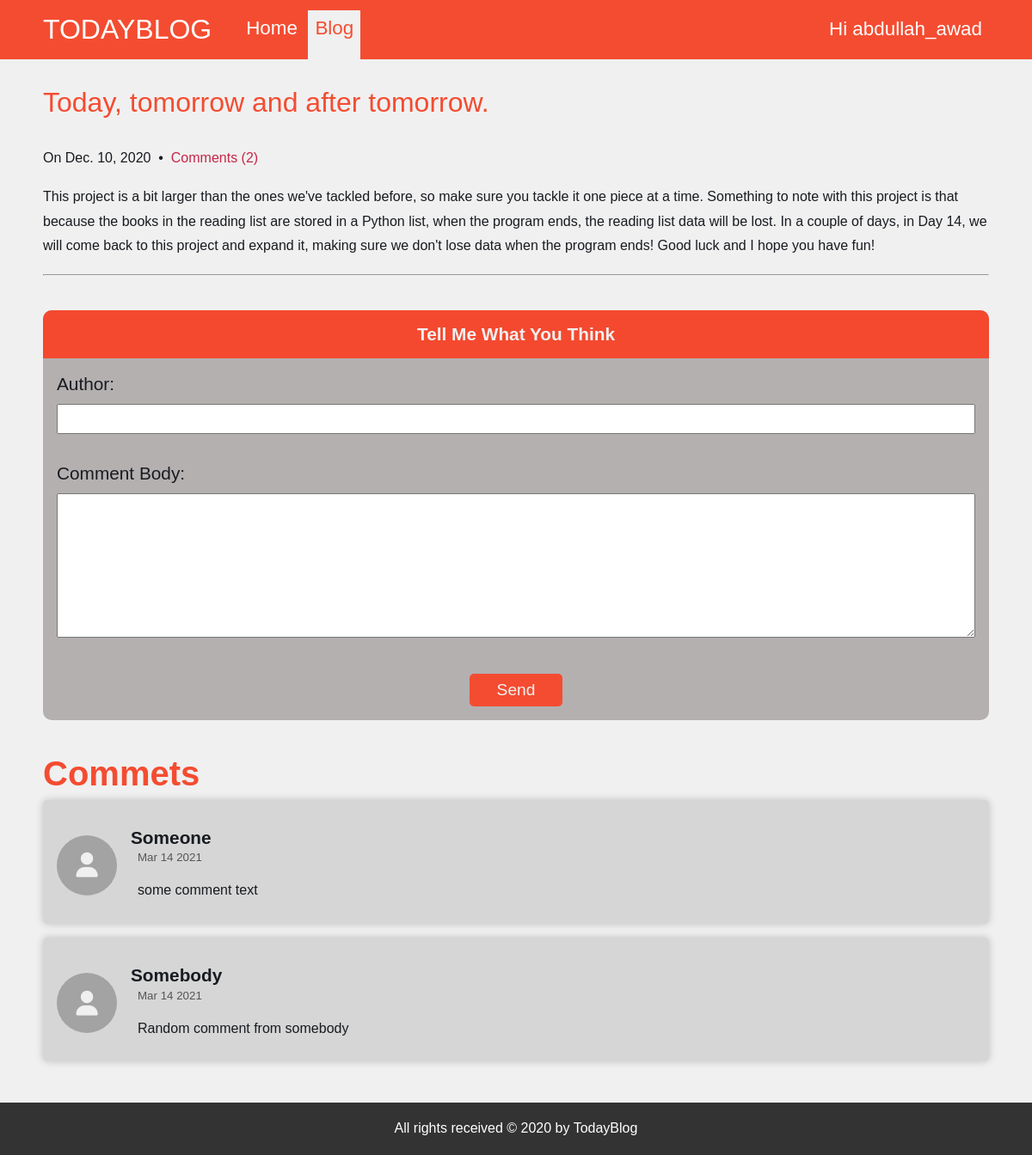
The page /blog/post/1/ (signed in) on the database its author committed.
### blogApp/models.py (models this page shows, shortened)
class Post(models.Model):
    title = models.CharField(verbose_name='title' , max_length=50)
    body = models.TextField(verbose_name='body')
    created_on = models.DateTimeField(verbose_name='created on' , auto_now_add=True)
    last_modified = models.DateTimeField(verbose_name='last modified' , auto_now=True)
    categories = models.ManyToManyField(Category, verbose_name=("categories"), related_name='posts')
    def get_absolute_url(self):
        return reverse("blogApp:post_detail", kwargs={"pk": self.pk})

class Comment(models.Model):
    author = models.CharField(verbose_name=("author"), max_length=20)
    body = models.TextField(verbose_name=("comment body"))
    created_on = models.DateTimeField(verbose_name=("created on"), auto_now_add=True)
    post = models.ForeignKey(Post, verbose_name=("post"), on_delete=models.CASCADE)

### blogApp/views.py (the view)
# urls.py: path('post/<int:pk>/', post_detail, name = 'post_detail')
def post_detail(request, pk):
    post = get_object_or_404(Post, pk=pk)
    form = CommentFormModel()
    if request.method == 'POST':
        author = request.POST.get('author')
        body = request.POST.get('body')
        Comment.objects.create(author=author, body=body, post=post, created_on=datetime.now())
    context = {
        'object':post,
        'form': form
    }
    return render(request, 'blogApp/post_detail.html', context=context)

### blogApp/models.py
class CommentFormModel(ModelForm):
    class Meta:
        model = Comment
        fields = ['author', 'body']

### templates/blogApp/post_detail.html (shortened to what this page needs)
{% extends 'base.html' %}
{% block nav_ops %}
    <li><a class='btn-nav' href="{% url 'pages:home' %}">Home</a></li>
    <li><a class='btn-nav current-page' href="{% url 'blogApp:post_list' %}">Blog</a></li>
{% endblock nav_ops %}
{% block content %}
    <div class="post-box-detail">
        <h2 class="title"><a href="{{ object.get_absolute_url }}">{{ object.title }}</a></h2>
            <p class="meta">On {{ object.created_on |date}}
                &nbsp;&bull;&nbsp; <a href="#" class="comments">Comments ({{ object.comment_set.count  }})</a> </p>
        <div class="entry">
                <p>{{ object.body }}</p>
    </div>
    <br>
    <hr>
    <div class="comment-box">
        <form method="post" id="comment-form">
            <h4 class='comment-heading'>Tell Me What You Think</h4>
            {{ form.as_p }}
            <input type="submit" value="Send">
        </form>
        <h3 class='comment-heading'>Commets</h3>
        {% for comment in object.comment_set.all %}
            <div class="comment-container">
                <div class="image-container"><i class="fas fa-user"></i></div>
               <div class="comment-content">
                     <h5>{{comment.author}}</h5>
                    <small class='comment-date'>{{comment.created_on|date:'M j Y'}}</small>
                    <p class='comment-body' >{{comment.body}}</p>
               </div>
            </div>
        {% endfor %}
    </div>
{% endblock content %}

### templates/base.html (shortened to what this page needs)
<!DOCTYPE html>
<html lang="en">
<head>
    {% load static %}
    <link rel="stylesheet" href="{% static 'css/style.css' %}">
</head>
<body>
    <header id="main-header">
        <div class="container">
            <h1 id="logo"><a href="#">TodayBlog</a></h1>
            <nav id="main-nav">
                <ul>
                    {% block nav_ops %}{% endblock nav_ops %}
                    {% if user.is_authenticated  %}
                        <li class='user-area'><a href="{% url 'users:dashboard' %}">Hi {{ user }}</a></li>
                    {% else %}
                        <li class='user-area'>
                            <a href="{% url 'users:login' %}" class="btn-sign in">Sign In</a>
                            <a href="{% url 'users:register' %}" class="btn-sign up">Sign Up</a>
                        </li>
                    {% endif %}
                </ul>
            </nav>
        </div>
    </header>
    <main>
        <div class="container flex-center">
            {% block content %}{% endblock content %}
        </div>
    </main>
    <footer id="main-footer">
        <div class="container">
            <p>All rights received &copy 2020 by TodayBlog</p>
        </div>
    </footer>
</body>
</html>

### static/css/style.css (style rules this page uses)
* { margin: 0; padding: 0; box-sizing: border-box; }
body { background: #F0F0F0; font-family: 'Source Sans Pro', sans-serif; font-weight: 300; color: #181B20; }
h1, h2, h3 { font-weight: normal; }
h1 { font-size: 2em; }
h2 { font-size: 2.4em; }
h2.title a { color: #F44C31; }
h3 { font-size: 1.6em; }
p, ul, ol { margin: 0; line-height: 180%; }
a { text-decoration: none; color: #C62647; }
.flex-center { display: flex; flex-direction: column; align-items: center; justify-content: center; }
.container { max-width: 1100px; margin: auto; }
#main-header { background: #F44C31; padding: 1rem; }
#main-header .container { position: relative; display: flex; align-items: center; justify-content: flex-start; }
#logo { text-transform: uppercase; padding-right: 2rem; }
#logo a { text-decoration: none; color:white; }
#main-nav ul li.user-area { position: absolute; right: 0; top: 50%; transform: translateY(-50%); }
#main-nav ul li { display: inline-block; margin: 0; }
#main-nav ul li a { text-decoration: none; color: white; font-size: 1.4rem; transition: color 0.3s ease-in-out; padding: 0.5rem 0.5rem 1.5rem 0.5rem; }
#main-nav ul li a.current-page { color: #F44C31; background: #F0F0F0; }
main { min-height: 87vh; }
#main-footer { background-color: #333; color: white; padding: 1rem; text-align: center; }
h2 { padding: 1rem 0; font-size: 2rem; color: #555; }
.post-box-detail { padding: 1rem 0; margin-bottom: 1rem; }
.post-box-detail small { padding-left: 0.5rem; color: #555; }
.post-box-detail p { padding-top: 1rem; }
h3.comment-heading { margin-top: 20px; font-size: 2.5rem; padding: 0.5rem 0; color: #F44C31; font-weight: 600; }
form { margin-top: 100px; background-color: rgb(180, 176, 176); width: 500px; margin-bottom: 2rem; border-radius: 10px; overflow: hidden; }
form#comment-form { margin-top: 40px; width: 100%; }
form h3, form h4 { text-align: center; background: hsl(8, 90%, 57%); padding: 1rem; color: #F0F0F0; }
form#comment-form h4 { font-size: 1.3rem; }
form p { padding: 0 1rem; padding-top: 1rem; }
form label { font-size: 1.3rem; text-transform: capitalize; padding-bottom: 0.5rem; display: block; }
form input, form textarea { width: 100%; padding: 8px; margin-bottom: 1rem; }
form input[type='submit'] { width: fit-content; padding: 0.5rem 2rem; display: block; cursor: pointer; margin: 1rem auto; font-size: 1.2rem; border-radius: 5px; background: #F44C31; color: #F0F0F0; border: none; }
.comment-box h5 { font-size: 1.3rem; margin-top: 1rem; padding-bottom: 0.1rem; }
.comment-container { padding: 1rem; background: hsl(0, 0%, 84%); margin-bottom: 1rem; border-radius: 5px; box-shadow: 0 0 10px rgba(0, 0, 0, 0.2); display: flex; align-items: flex-start; justify-content: flex-start; }
.comment-container .image-container { margin-top: 25px; width: 70px; height: 70px; border-radius: 50%; background: hsl(0, 0%, 64%); margin-right: 1rem; display: flex; align-items: center; justify-content: center; }
.image-container .fa-user { font-size: 1.8rem; color: hsl(0, 0%, 94%); }
.comment-container .comment-content { width: 90%; }
.comment-date { padding-left: 0.5rem; }
.comment-body { padding: 0.5rem; }

### rows shown on the page
Post: title "Today, tomorrow and after tomorrow.", created_on "Dec. 10, 2020", comment_set.count "2", body "This project is a bit larger than the ones we've tackled before, so make sure you tackle it one piece at a time. Something to note with this project is that because the books in the reading list are stored in a Python list, when the program ends, the reading list data will be lost. In a couple of days, in Day 14, we will come back to this project and expand it, making sure we don't lose data when the program ends! Good luck and I hope you have fun!"
Comment: author "Someone", created_on "Mar 14 2021", body "some comment text"
Comment: author "Somebody", created_on "Mar 14 2021", body "Random comment from somebody"

### other values the page prints
{{ user }} "abdullah_awad"
